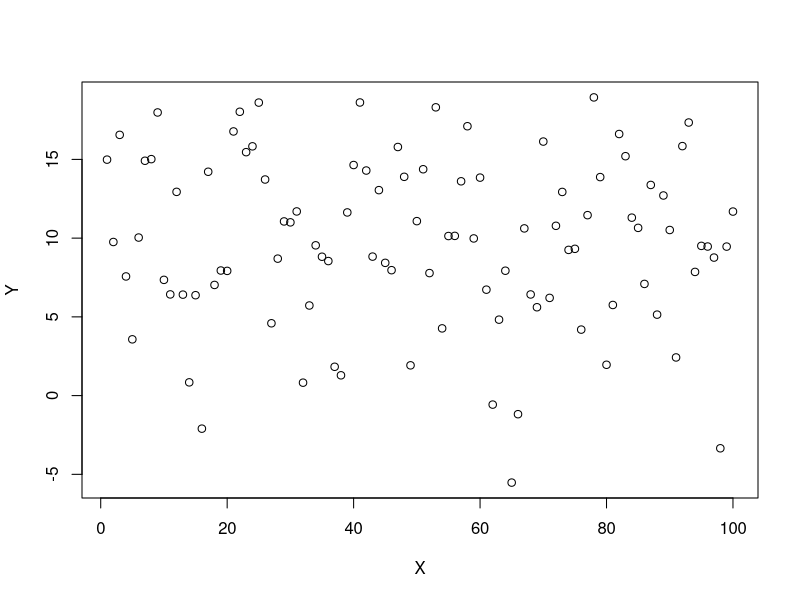
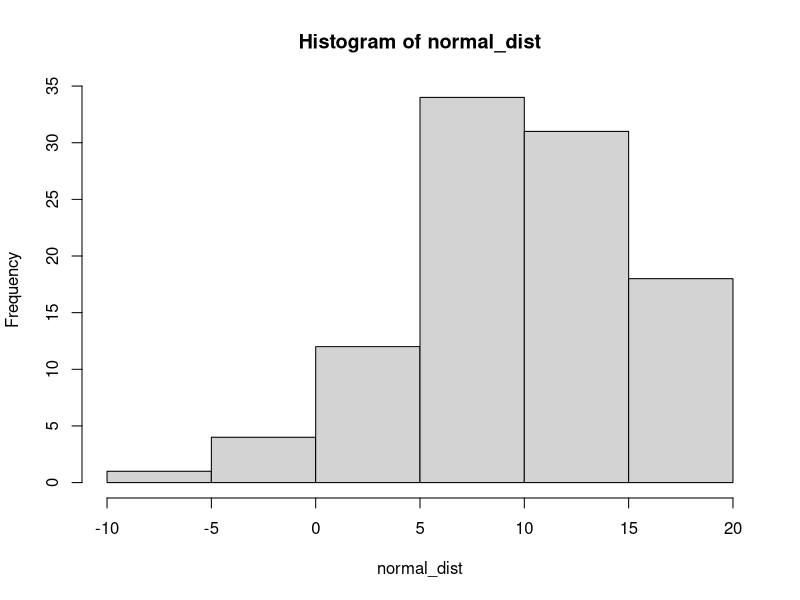
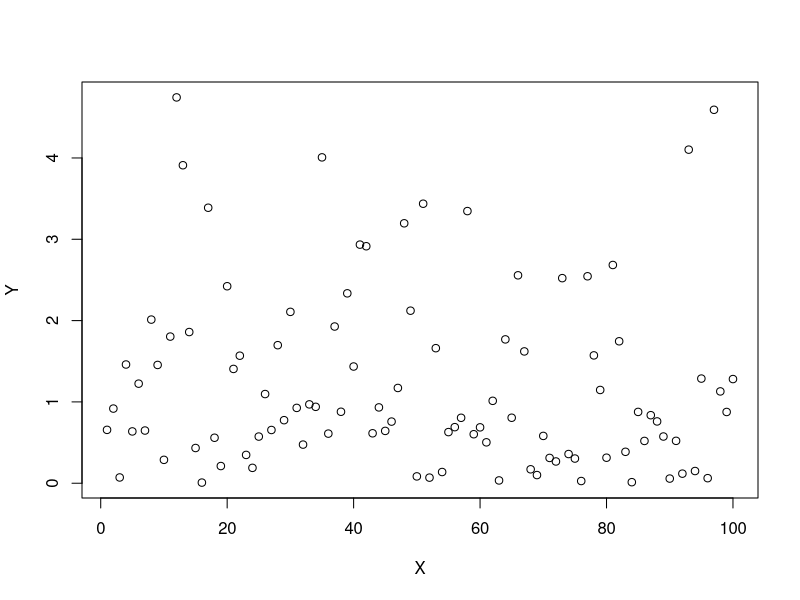
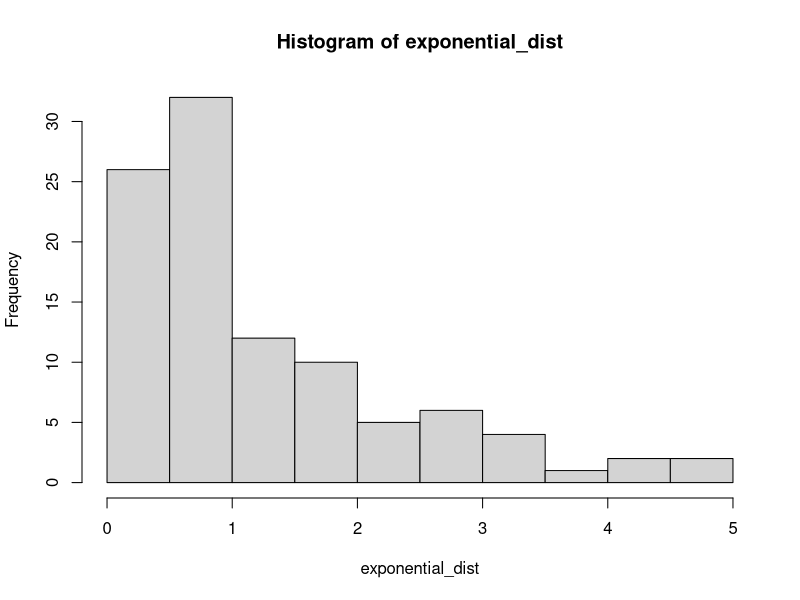
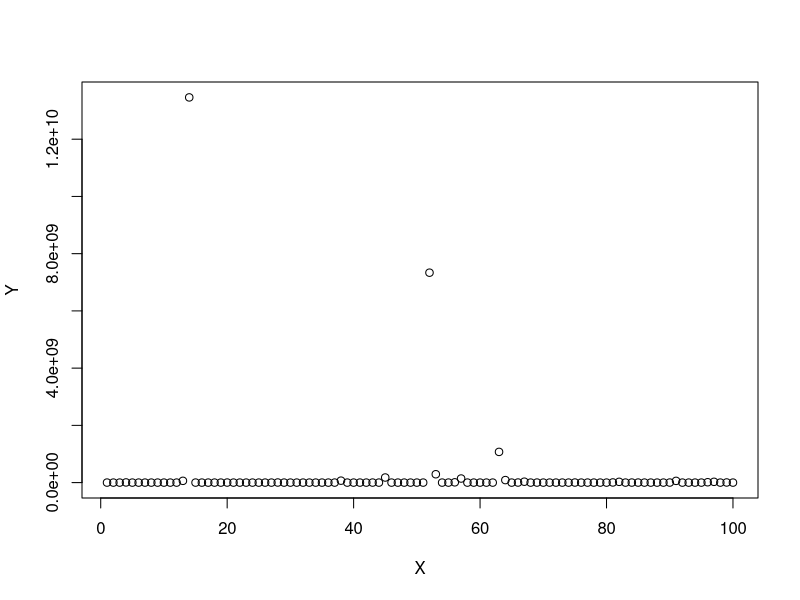
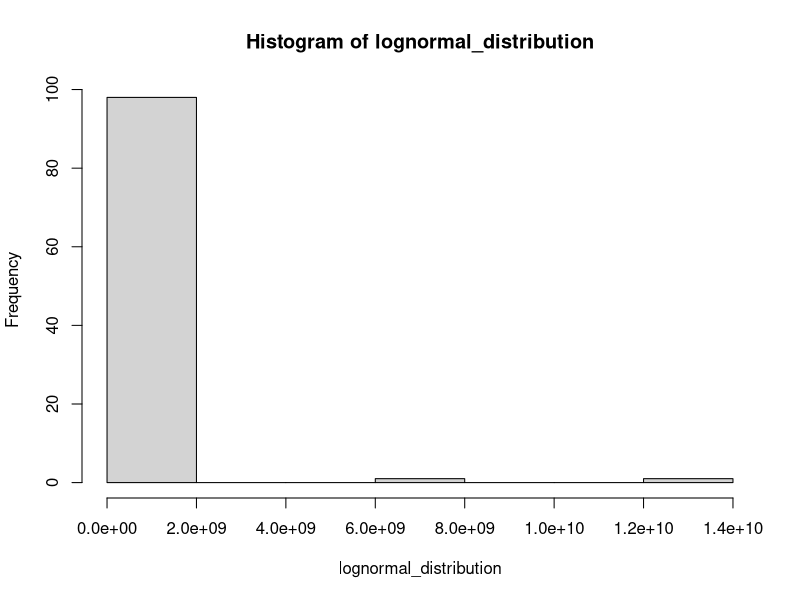
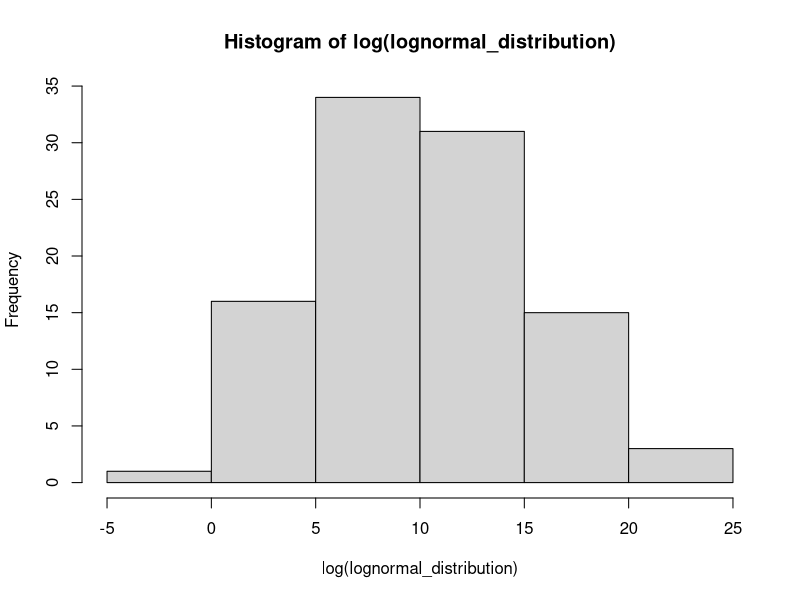

Write R code to recreate these figures, in order.
## ---- chunk 1
knitr::opts_chunk$set(echo = TRUE, eval = T)
## ---- chunk 2
#Gaussian(normal) distribution
normal_dist <- rnorm(n = 100, mean = 10, sd = 5)
plot(normal_dist, ylab="Y", xlab = "X")
hist(normal_dist)

#exponential distribution
exponential_dist <- rexp(n=100, rate =1)
plot(exponential_dist, ylab="Y", xlab = "X")
hist(exponential_dist)

#lognormal distribution
lognormal_distribution <- rlnorm(100, meanlog = 10, sdlog = 5)
plot(lognormal_distribution,  ylab="Y", xlab = "X")
hist(lognormal_distribution)
hist(log(lognormal_distribution))
## ---- chunk 3
#the spread of this set of values 
spread_ex1 <- c(1,2,1,2,1,2,1,2,1,2)

#is much different from the spread of this set of values
spread_ex2 <- c(2,5,8,10,1,35,67,32,89,100)

## ---- chunk 4
var(spread_ex1)

var(spread_ex2)

## ---- chunk 5
sd(spread_ex1)

sd(spread_ex2)
## ---- chunk 6
cov_ex1 <- data.frame(spread_ex1, spread_ex2)
## ---- chunk 7

cov(cov_ex1$spread_ex1, cov_ex1$spread_ex2)

## ---- chunk 8
cov(cov_ex1)
